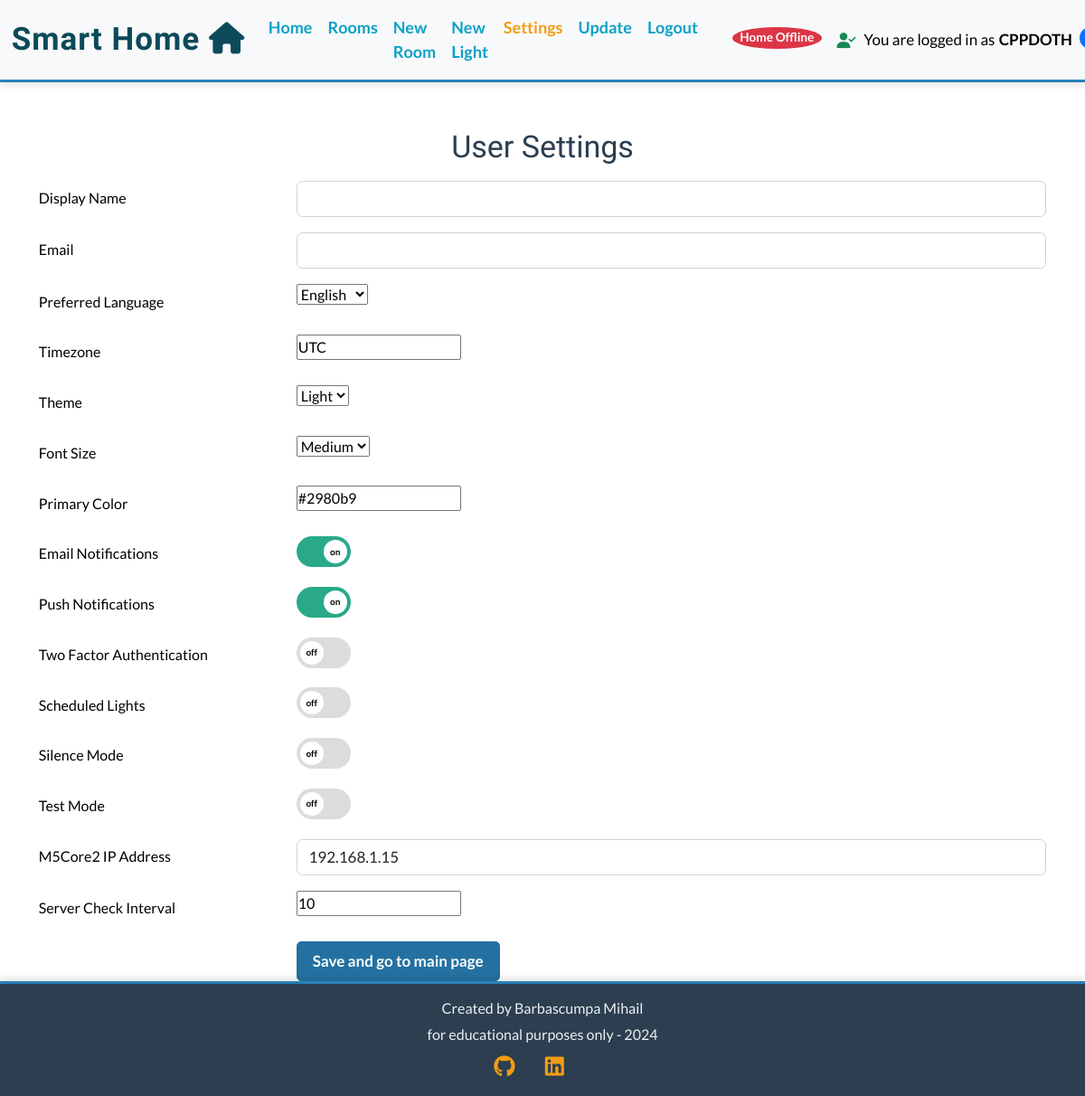
Page /settings/ (signed in) on the committed database.
### light_app/models.py (models this page shows, shortened)
class UserSettings(models.Model):
    user = models.OneToOneField(User, on_delete=models.CASCADE)
    api_password = models.CharField(max_length=128)  # Parola pentru API
    server_check_interval = models.IntegerField(
        default=5, help_text="Interval in seconds for checking server status."
    )
    display_name = models.CharField(max_length=100, blank=True)
    email = models.EmailField(max_length=255, blank=True)
    preferred_language = models.CharField(
        max_length=50,
        choices=[("en", "English"), ("fr", "French"), ("de", "German")],
        default="en",
    )
    timezone = models.CharField(max_length=50, default="UTC")
    theme = models.CharField(
        max_length=10, choices=[("light", "Light"), ("dark", "Dark")], default="light"
    )
    font_size = models.CharField(
        max_length=10,
        choices=[("small", "Small"), ("medium", "Medium"), ("large", "Large")],
        default="medium",
    )
    primary_color = models.CharField(max_length=7, default="#2980b9")  # Hex color
    email_notifications = models.BooleanField(default=True)
    push_notifications = models.BooleanField(default=True)
    two_factor_authentication = models.BooleanField(default=False)
    scheduled_lights = models.BooleanField(default=False)
    silence_mode = models.BooleanField(default=False)
    test_mode = models.BooleanField(default=True)
    m5core2_ip = models.CharField(
        max_length=100, blank=True, default=""
    )  # Adresa IP a utilizatorului pentru M5Core2

### light_app/views.py (the view)
# urls.py: path('settings/', views.user_settings_view, name='user_settings'),
@login_required
def user_settings_view(request):
    user_settings, created = UserSettings.objects.get_or_create(user=request.user)
    form = UserSettingsForm(instance=user_settings)
    if request.method == "POST":
        form = UserSettingsForm(request.POST, instance=user_settings)
        if form.is_valid():
            form.save()
            return redirect("home")
    return render(
        request,
        "light_app/user_settings.html",
        {
            "form": form,
        },
    )

### light_app/forms.py (shortened to what this page needs)
class UserSettingsForm(forms.ModelForm):
    class Meta:
        model = UserSettings
        fields = [
            "display_name", "email", "preferred_language", "timezone",
            "theme", "font_size", "primary_color", "email_notifications",
            "push_notifications", "two_factor_authentication", "scheduled_lights",
            "silence_mode", "test_mode", "m5core2_ip", "server_check_interval",
        ]
        widgets = {
            'display_name': forms.TextInput(attrs={'class': 'form-control auto-expand'}),
            'email': forms.EmailInput(attrs={'class': 'form-control auto-expand'}),
            'm5core2_ip': forms.TextInput(attrs={'class': 'form-control auto-expand'}),
        }

### firmware_manager/context_processors.py (called while the page is built)
def user_ip_processor(request):
    user_ip = request.META.get('REMOTE_ADDR')  # Obține adresa IP a utilizatorului
    print(f"USER IP IN CONTEXT {user_ip}")
    return {
        'user_ip': user_ip  # Include adresa IP în contextul template-ului
    }

### light_app/context_processors.py (called while the page is built, shortened)
def global_variables(request):
    global home_online_status
    user_settings=None
    if request.user.is_authenticated:
        user_settings, created = UserSettings.objects.get_or_create(user=request.user)
        user_id = request.user.id
        online_status = home_online_status.get(user_id, False)
        return {
            "home_online_status": online_status,  # Returnează doar starea utilizatorului curent
            "silence_mode": user_settings.silence_mode,
            "check_interval": user_settings.server_check_interval,  # Returnează intervalul corect
            "user_ip": request.META["REMOTE_ADDR"],
        }

### light_app/templates/light_app/user_settings.html (shortened to what this page needs)
{% extends 'base.html' %}
{% block content %}
<div class="container mt-5">
    <h2 class="text-center">User Settings</h2>
    <form method="POST" class="mt-3">
        <div class="row mb-3">
            <label for="id_display_name" class="col-sm-3 col-form-label">Display Name</label>
            <div class="col-sm-9">
                {{ form.display_name }}
            </div>
        </div>
        <div class="row mb-3">
            <label for="id_email" class="col-sm-3 col-form-label">Email</label>
            <div class="col-sm-9">
                {{ form.email }}
            </div>
        </div>
        <div class="row mb-3">
            <label for="id_preferred_language" class="col-sm-3 col-form-label">Preferred Language</label>
            <div class="col-sm-9">
                {{ form.preferred_language }}
            </div>
        </div>
        <div class="row mb-3">
            <label for="id_timezone" class="col-sm-3 col-form-label">Timezone</label>
            <div class="col-sm-9">
                {{ form.timezone }}
            </div>
        </div>
        <div class="row mb-3">
            <label for="id_theme" class="col-sm-3 col-form-label">Theme</label>
            <div class="col-sm-9">
                {{ form.theme }}
            </div>
        </div>
        <div class="row mb-3">
            <label for="id_font_size" class="col-sm-3 col-form-label">Font Size</label>
            <div class="col-sm-9">
                {{ form.font_size }}
            </div>
        </div>
        <div class="row mb-3">
            <label for="id_primary_color" class="col-sm-3 col-form-label">Primary Color</label>
            <div class="col-sm-9">
                {{ form.primary_color }}
            </div>
        </div>
        <div class="row mb-3">
            <label for="id_email_notifications" class="col-sm-3 col-form-label">Email Notifications</label>
            <div class="col-sm-9">
                <label class="switch">
                    <span class="slider round"></span>
                </label>
            </div>
        </div>
        <div class="row mb-3">
            <label for="id_push_notifications" class="col-sm-3 col-form-label">Push Notifications</label>
            <div class="col-sm-9">
                <label class="switch">
                    <span class="slider round"></span>
                </label>
            </div>
        </div>
        <div class="row mb-3">
            <label for="id_two_factor_authentication" class="col-sm-3 col-form-label">Two Factor Authentication</label>
            <div class="col-sm-9">
                <label class="switch">
                    <span class="slider round"></span>
                </label>
            </div>
        </div>
        <div class="row mb-3">
            <label for="id_scheduled_lights" class="col-sm-3 col-form-label">Scheduled Lights</label>
            <div class="col-sm-9">
                <label class="switch">
                    <span class="slider round"></span>
                </label>
            </div>
        </div>
        <div class="row mb-3">
            <label for="id_silence_mode" class="col-sm-3 col-form-label">Silence Mode</label>
            <div class="col-sm-9">
                <label class="switch">
                    <span class="slider round"></span>
                </label>
            </div>
        </div>
        <div class="row mb-3">
            <label for="id_test_mode" class="col-sm-3 col-form-label">Test Mode</label>
            <div class="col-sm-9">
                <label class="switch">
                    <span class="slider round"></span>
                </label>
            </div>
        </div>
        <div class="row mb-3">
            <label for="id_m5core2_ip" class="col-sm-3 col-form-label">M5Core2 IP Address</label>
            <div class="col-sm-9">
                {{ form.m5core2_ip }}
            </div>
        </div>
        <div class="row mb-3">
            <label for="id_server_check_interval" class="col-sm-3 col-form-label">Server Check Interval</label>
            <div class="col-sm-9">
                {{ form.server_check_interval }}
            </div>
        </div>
        <div class="row">
            <div class="col-sm-9 offset-sm-3">
                <button type="submit" class="btn btn-primary">Save and go to main page</button>
            </div>
        </div>
    </form>
</div>
{% endblock %}

### templates/includes/header.html (shortened to what this page needs)
{% load static %}
{% url 'index' as index_url %}
{% url 'room_list' as room_list_url %}
{% url 'add_room' as add_room_url %}
{% url 'add_light' as add_light_url %}
{% url 'user_settings' as user_settings_url %}
{% url 'account_logout' as logout_url %}
{% url 'update_esp_firmware' as update_esp_firmware_url %}
<header>
  <nav class="navbar navbar-expand-lg navbar-light bg-light">
    <div class="container-fluid">
      <a class="navbar-brand" href="{% url 'home' %}">Smart Home <i class="fa-solid fa-home"></i></a>
      <div class="collapse navbar-collapse" id="navbarText">
        <ul class="navbar-nav me-auto mb-2 mb-lg-0">
          <li class="nav-item">
            <a class="nav-link {% if request.path == index_url %}active{% endif %}" aria-current="page"
              href="{% url 'home' %}">Home</a>
          </li>
          {% if user.is_authenticated %}
          <li class="nav-item">
            <a class="nav-link {% if request.path == room_list_url %}active{% endif %}" aria-current="page"
              href="{% url 'room_list' %}">Rooms</a>
          </li>
          <li class="nav-item">
            <a class="nav-link {% if request.path == add_room_url %}active{% endif %}" aria-current="page"
              href="{% url 'add_room' %}">New Room</a>
          </li>
          <li class="nav-item">
            <a class="nav-link {% if request.path == add_light_url %}active{% endif %}" aria-current="page"
              href="{% url 'add_light' %}">New Light</a>
          </li>
          <li class="nav-item">
            <a class="nav-link {% if request.path == user_settings_url %}active{% endif %}" aria-current="page"
              href="{% url 'user_settings' %}">Settings</a>
          </li>
          <li class="nav-item">
            <a class="nav-link {% if request.path == update_esp_firmware_url %}active{% endif %}" aria-current="page"
              href="{% url 'update_esp_firmware' %}">Update</a>
          </li>
          <li class="nav-item">
            <a class="nav-link {% if request.path == logout_url %}active{% endif %}" aria-current="page"
              href="{% url 'account_logout' %}">Logout</a>
          </li>
          {% endif %}
        </ul>
      </div>
    </div>
    {% if user.is_authenticated %}
    <span id="server-status" class="badge ms-3 {% if home_online_status %}bg-success{% else %}bg-danger{% endif %}">
      {% if  home_online_status  %}
          Home Online
      {% else %}
          Home Offline
      {% endif %}
  </span>
    <p class="text-end m-3 text-nowrap d-flex align-items-center justify-content-end"
      style="font-weight: 500; font-size: 1rem;">
      <i class="fas fa-user-check text-success me-2" data-bs-toggle="tooltip" data-bs-placement="top"
        title="Logged in since: {{ user.last_login|date:'d M Y H:i' }}"></i>
      You are logged in as <b class="ms-1">{{ user|upper }}</b>
      <span class="badge bg-primary ms-2" data-bs-toggle="tooltip" data-bs-placement="top"
        title="Number of rooms you have">
      </span>
    </p>
    {% endif %}
  </nav>
</header>

### static/css/style.css (style rules this page uses)
* { margin: 0; padding: 0; box-sizing: border-box; }
html, body { height: 100%; margin: 0; padding: 0; font-family: 'Lato', sans-serif; font-size: 17px; color: #34495e; background-color: #ecf0f1; display: flex; flex-direction: column; }
body.light { background-color: white; color: black; }
body.medium { font-size: 16px; }
.btn-primary { background-color: var(--primary-color, #2471a3); border-color: var(--primary-color, #2471a3); color: #ffffff; }
.navbar, .footer, .card, .list-group-item, .card-footer { background-color: inherit; color: inherit; }
a { color: var(--primary-color, #2980b9); }
body { min-height: 100vh; display: flex; flex-direction: column; }
h1, h2, h3, h4, h5, h6 { font-family: 'Oswald', sans-serif; color: #2c3e50; }
.navbar { box-shadow: 0 4px 8px rgba(0, 0, 0, 0.1); border-bottom: 3px solid #2980b9; background-color: #1a5276; }
.navbar-brand { font-family: 'Oswald', sans-serif; font-weight: bold; font-size: 35px; letter-spacing: 1px; color: #0c4a5a; }
a.nav-link { color: #0ca1c7; font-family: 'Lato', sans-serif; font-weight: bold; font-size: 18px; }
.navbar-nav .nav-link.active, .navbar-nav .nav-link.show { color: #f39c12; }
header { margin-bottom: 0; }
.btn { font-weight: bold; border-radius: 5px; padding: 0.5rem 1rem; font-size: 1rem; transition: transform 0.3s, box-shadow 0.3s; }
.switch { position: relative; display: inline-block; width: 60px; height: 34px; margin-left: auto; }
.slider { position: absolute; cursor: pointer; top: 0; left: 0; right: 0; bottom: 0; background-color: #dcdcdc; transition: .4s; border-radius: 34px; }
.slider:before { position: absolute; content: attr(data-text); height: 26px; width: 26px; left: 4px; bottom: 4px; background-color: white; transition: .4s; border-radius: 50%; display: flex; align-items: center; justify-content: center; font-size: 10px; font-weight: bold; color: #000; }
input:checked+.slider { background-color: #2aa989; }
input:checked+.slider:before { transform: translateX(26px); content: "on"; }
input:not(:checked)+.slider:before { content: "off"; }
.slider.round { border-radius: 34px; }
.slider.round:before { border-radius: 50%; }
.badge { font-size: 0.8rem; padding: 0.4em 0.6em; border-radius: 50%; position: relative; top: -2px; }
.auto-expand { resize: none; overflow: hidden; min-height: 40px; }

### templates/base.html (style rules this page uses)
:root { --primary-color: #2471a1; }

### rows in the picture
UserSettings: preferred_language "English", timezone "UTC", theme "Light", font_size "Medium", primary_color "#2980b9", m5core2_ip "192.168.1.15", server_check_interval "10"

### other values in the picture
{{ user|upper }} "CPPDOTH"
